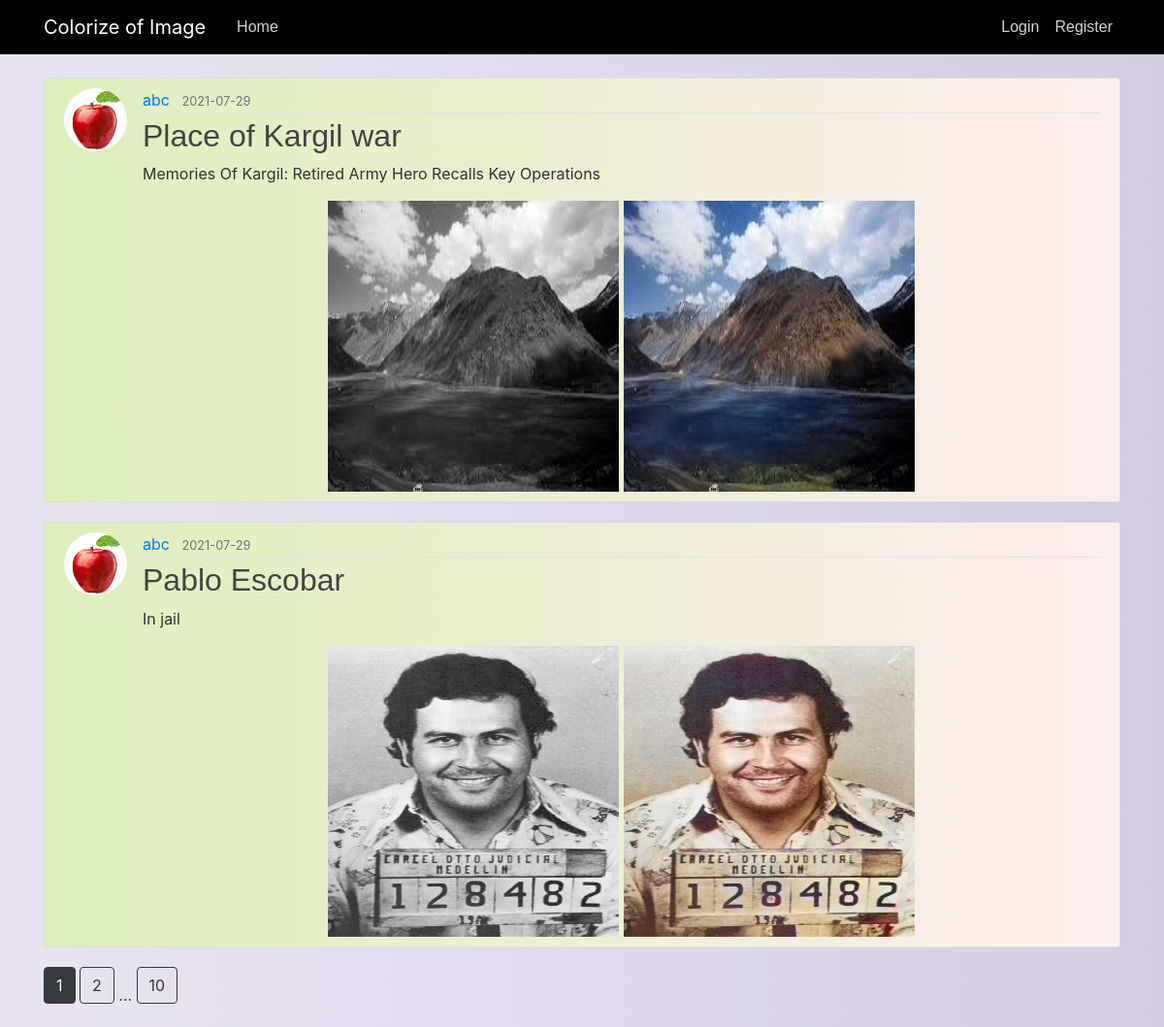
The page /home on the database its author committed.
### my_project/models.py (models this page shows, shortened)
class Post(db.Model):
	id = db.Column(db.Integer, primary_key=True)
	title = db.Column(db.String(100), nullable=False)
	date_posted = db.Column(db.DateTime, nullable=False, default=datetime.utcnow)
	content = db.Column(db.Text, nullable=False)
	visibility = db.Column(db.Text, default="0")
	image_file = db.Column(db.String(20), nullable=False)
	output_file = db.Column(db.String(20), nullable=False)
	user_id = db.Column(db.Integer, db.ForeignKey('user.id'), nullable=False)

class User(db.Model, UserMixin):
	id = db.Column(db.Integer, primary_key=True)
	username = db.Column(db.String(20), unique=True, nullable=False)
	email = db.Column(db.String(120), unique=True, nullable=False)
	image_file = db.Column(db.String(20), nullable=False, default='default.jpg')
	password = db.Column(db.String(60), nullable=False)
	posts = db.relationship('Post', backref='author', lazy=True)

### my_project/routes.py (the view)
@app.route("/")
@app.route("/home")
def home():
	page = request.args.get('page', 1, type=int)
	posts = Post.query.filter_by(visibility=0).order_by(Post.date_posted.desc()).paginate(page=page, per_page=2)
	return render_template('home.html', post=posts)

### my_project/templates/home.html
{% extends "layout.html" %}
{% block content %}
	{% for p in post.items %}
		<article class="media content-section">
			<img class='rounded-circle article-img' src='{{ url_for("static", filename="profile_pics/" + p.author.image_file) }}'>
	  		<div class="media-body">
			    <div class="article-metadata">
			      <a class="mr-2" href="{{url_for('user_post',username=p.author.username)}}">{{ p.author.username }}</a>
			      <small class="text-muted">{{ p.date_posted.strftime('%Y-%m-%d') }}</small>
			    </div>
			    <h2><a class="article-title" href="{{ url_for('post', post_id=p.id ) }}">{{ p.title }}</a></h2>
		    	<p class="article-content">{{ p.content }}</p>
                <center>
		    	<img class='' height="300" width="300" src='{{ url_for("static", filename="input_pics/" + p.image_file) }}'>
		    	<img class='' height="300" width="300" src='{{ url_for("static", filename="output_pics/" + p.output_file) }}'>
                </center>
		  	</div>
		</article>
	{% endfor%}
	{% for page_num in post.iter_pages(left_edge=1, right_edge=1, left_current=1, right_current=2) %}
		{% if page_num %}
			{% if post.page == page_num %}
				<a class="btn btn-dark mb-4" href="{{url_for('home', page=page_num)}}">{{ page_num }}</a>
			{% else %}
				<a class="btn btn-outline-dark mb-4" href="{{url_for('home', page=page_num)}}">{{ page_num }}</a>
			{% endif %}
		{% else %}
			...
		{% endif %}
	{% endfor %}
{% endblock content %}

### my_project/static/main.css (style rules this page uses)
body { background: #D3CCE3; background: -webkit-linear-gradient(to right, #E9E4F0, #D3CCE3); background: linear-gradient(to right, #E9E4F0, #D3CCE3); color: #333333; margin-top: 5rem; }
h1, h2, h3, h4, h5, h6 { color: #444444; font-family: 'helvetica' }
.content-section { background: #FFEEEE; background: -webkit-linear-gradient(to right, #DDEFBB, #FFEEEE); background: linear-gradient(to right, #DDEFBB, #FFEEEE); padding: 10px 20px; border: 1px solid #dddddd; border-radius: 3px; margin-bottom: 20px; }
.article-title { color: #444444; }
.article-content { white-space: pre-line; }
.article-img { height: 65px; width: 65px; margin-right: 16px; }
.article-metadata { padding-bottom: 1px; margin-bottom: 4px; border-bottom: 1px solid #e3e3e3 }

### rows shown on the page
Post: image_file (picture), author.username "abc", date_posted "2021-07-29", title "Place of Kargil war", content "Memories Of Kargil: Retired Army Hero Recalls Key Operations", output_file (picture)
Post: image_file (picture), author.username "abc", date_posted "2021-07-29", title "Pablo Escobar", content "In jail", output_file (picture)

### other values the page prints
{{ page_num }} "1"
{{ page_num }} "2" "10"
